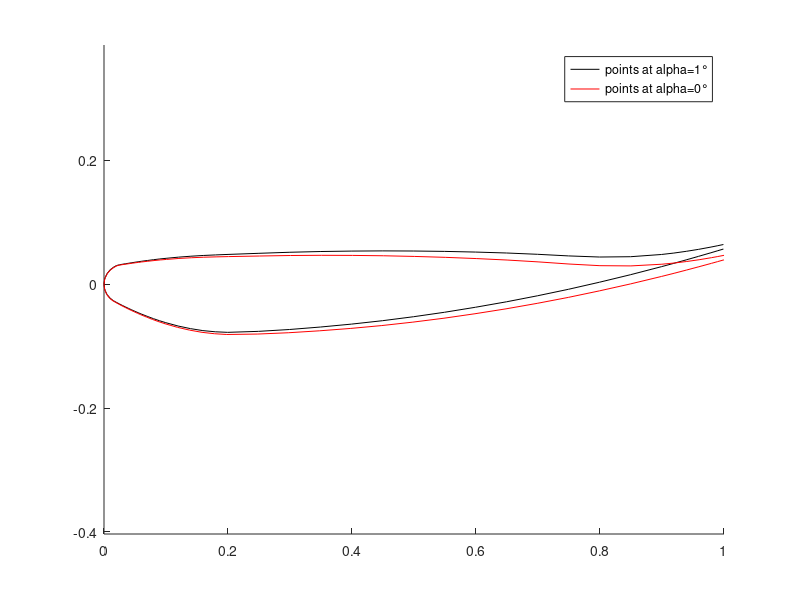
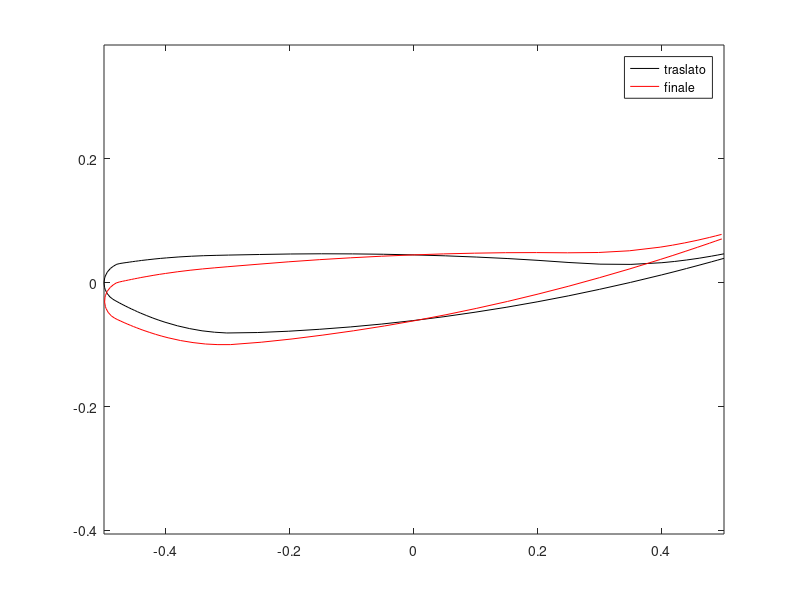

Write MATLAB code to recreate these figures, in order.
clc
clear
close all
alpha=deg2rad(-1);

pp=[0.0000 0.0000	0.0000 0.0000;
 0.0010	-0.0076 	0.0010 0.0079 ;
0.0020  -0.0107 	 0.0020  0.0109; 
0.0049  -0.0168 	 0.0051  0.0173 ;
 0.0099  -0.0228 	 0.0101 0.0232 ;
 0.0149  -0.0266	 0.0151  0.0271 ;
0.0199  -0.0294 	0.0201  0.0300;
 0.0249  -0.0320 	 0.0251 0.0313 ;
 0.0298  -0.0345 	 0.0301  0.0322 ;
 0.0348  -0.0369 	 0.0351  0.0330 ;
0.0398  -0.0393 	 0.0401  0.0338 ;
0.0448  -0.0416		0.0451  0.0346;
 0.0498  -0.0438 	 0.0501  0.0354; 
 0.0548  -0.0460 	0.0551  0.0361 ;
 0.0598  -0.0481 	 0.0601  0.0369 ;
 0.0698  -0.0520	 0.0701  0.0382 ;
 0.0797  -0.0557 	 0.0801  0.0395 ;
 0.0897  -0.0591	 0.0902 0.0407 ;
 0.0997 -0.0622	 	0.1002  0.0417 ;
 0.1197 -0.0676 	0.1202  0.0436 ;
 0.1396 -0.0718 	 0.1402  0.0451 ;
0.1596 -0.0750 	 	0.1602  0.0463 ;
 0.1796 -0.0769 	0.1802  0.0472 ;
 0.1996 -0.0778 	 0.2002 0.0480 ;
 0.2496 -0.0762 	 0.2501  0.0498 ;
0.2996  -0.0732 	 0.3001 0.0515 ;
 0.3496 -0.0692 	 0.3501  0.0527 ;
 0.3996  -0.0645 	0.4001 	0.0534 ;
0.4496  -0.0590 	 0.4501 0.0537 ;
 0.4996  -0.0526 	 0.5001 0.0535 ;
0.5497  -0.0454 	 0.5501 0.0529;
 0.5997  -0.0373 	 0.6001  0.0518; 
 0.6497 -0.0285 	0.6500 0.0503;
 0.6997  -0.0188 	 0.7000 0.0482; 
0.7498 -0.0083 	 	0.7500 0.0456;
 0.7998 0.0031 		 0.8000  0.0438;
 0.8498  0.0152 	 0.8500  0.0443 ;
 0.8999 0.0282 		0.9000 0.0479 ;
 0.9199  0.0336	 	0.9200 0.0502 ;
 0.9399  0.0392		 0.9400 0.0530;
 0.9599  0.0449 	 0.9600  0.0562; 
 0.9799  0.0507 	0.9800  0.0599 ;
 0.9900 0.0537 		0.9900 0.0619 ;
1.0000 0.0567 		1.0000 0.0640 ];
% rotpp conrìtiene i punti ad alpha=0°
rotpp=[pp(:,1)*cos(-alpha)+pp(:,2)*sin(-alpha), -pp(:,1)*sin(-alpha)+pp(:,2)*cos(alpha), pp(:,3)*cos(-alpha)+pp(:,4)*sin(-alpha), -pp(:,3)*sin(-alpha)+pp(:,4)*cos(alpha)];
figure(1)
hold on
p1ss=plot(pp(:,1), pp(:, 2), 'k');
p1ps=plot(pp(:,3), pp(:, 4), 'k');

p2ss=plot(rotpp(:,1), rotpp(:, 2), 'r');
p2ps=plot(rotpp(:,3), rotpp(:, 4), 'r');
axis equal
legend([p1ss, p2ss], {'points at alpha=1°', 'points at alpha=0°'})


rightpoints= [rotpp(end:-1:1, 3), rotpp(end:-1:1, 4); rotpp(2:end, 1), rotpp(2:end, 2)];

%traslazione
theta=-deg2rad(3.6);
trasl=[rightpoints(:,1)-0.5, rightpoints(:,2)];
final= [trasl(:,1)*cos(theta)+trasl(:,2)*sin(theta), -trasl(:,1)*sin(theta)+ trasl(:,2)*cos(theta)];
figure(2)
p1=plot(trasl(:,1), trasl(:,2), 'k');
hold on
p2=plot(final(:,1), final(:,2), 'r');
axis equal
legend('traslato', 'finale')

deltay= min(final(:,2));
h=0.224;
D= deltay+ h